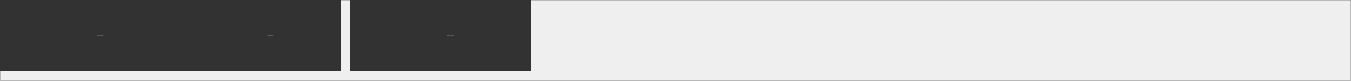
     <widget class="QFrame" name="frame_books_4">
      <property name="geometry">
       <rect>
        <x>0</x>
        <y>0</y>
        <width>1351</width>
        <height>81</height>
       </rect>
      </property>
      <property name="font">
       <font>
        <pointsize>-1</pointsize>
       </font>
      </property>
      <property name="styleSheet">
       <string notr="true">QPushButton{
    color: #b1b1b1;
    background-color: #323232;
	padding-left:20px;
	border:none;

border-radius:0;
}
QPushButton:hover{

    background-color: #424242;
}
</string>
      </property>
      <property name="frameShape">
       <enum>QFrame::StyledPanel</enum>
      </property>
      <property name="frameShadow">
       <enum>QFrame::Raised</enum>
      </property>
      <widget class="QPushButton" name="reportbooksfram_btn">
       <property name="geometry">
        <rect>
         <x>0</x>
         <y>0</y>
         <width>181</width>
         <height>71</height>
        </rect>
       </property>
       <property name="font">
        <font>
         <pointsize>-1</pointsize>
        </font>
       </property>
       <property name="cursor">
        <cursorShape>PointingHandCursor</cursorShape>
       </property>
       <property name="text">
        <string>Books Report</string>
       </property>
       <property name="icon">
        <iconset resource="file.qrc">
         <normaloff>:/photos/reading.png</normaloff>:/photos/reading.png</iconset>
       </property>
       <property name="iconSize">
        <size>
         <width>38</width>
         <height>38</height>
        </size>
       </property>
      </widget>
      <widget class="QPushButton" name="reportclientsfram_btn">
       <property name="geometry">
        <rect>
         <x>180</x>
         <y>0</y>
         <width>161</width>
         <height>71</height>
        </rect>
       </property>
       <property name="font">
        <font>
         <pointsize>-1</pointsize>
        </font>
       </property>
       <property name="cursor">
        <cursorShape>PointingHandCursor</cursorShape>
       </property>
       <property name="text">
        <string>Client Report</string>
       </property>
       <property name="icon">
        <iconset resource="file.qrc">
         <normaloff>:/photos/value.png</normaloff>:/photos/value.png</iconset>
       </property>
       <property name="iconSize">
        <size>
         <width>38</width>
         <height>38</height>
        </size>
       </property>
      </widget>
      <widget class="QPushButton" name="reportmonthlyfram_btn_2">
       <property name="geometry">
        <rect>
         <x>350</x>
         <y>0</y>
         <width>181</width>
         <height>71</height>
        </rect>
       </property>
       <property name="font">
        <font>
         <pointsize>-1</pointsize>
        </font>
       </property>
       <property name="cursor">
        <cursorShape>PointingHandCursor</cursorShape>
       </property>
       <property name="text">
        <string>Monthly Report </string>
       </property>
       <property name="icon">
        <iconset resource="file.qrc">
         <normaloff>:/photos/analysis.png</normaloff>:/photos/analysis.png</iconset>
       </property>
       <property name="iconSize">
        <size>
         <width>38</width>
         <height>38</height>
        </size>
       </property>
      </widget>
     </widget>
